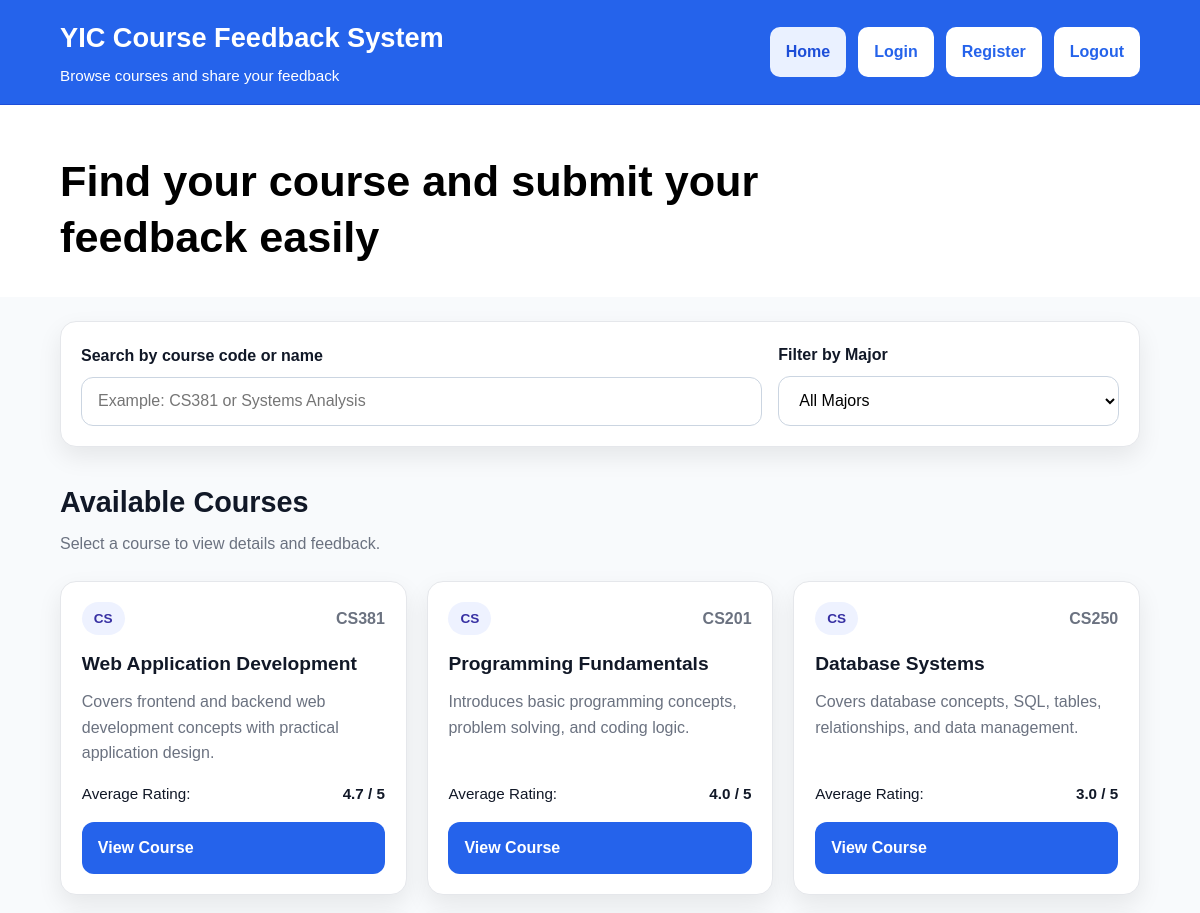
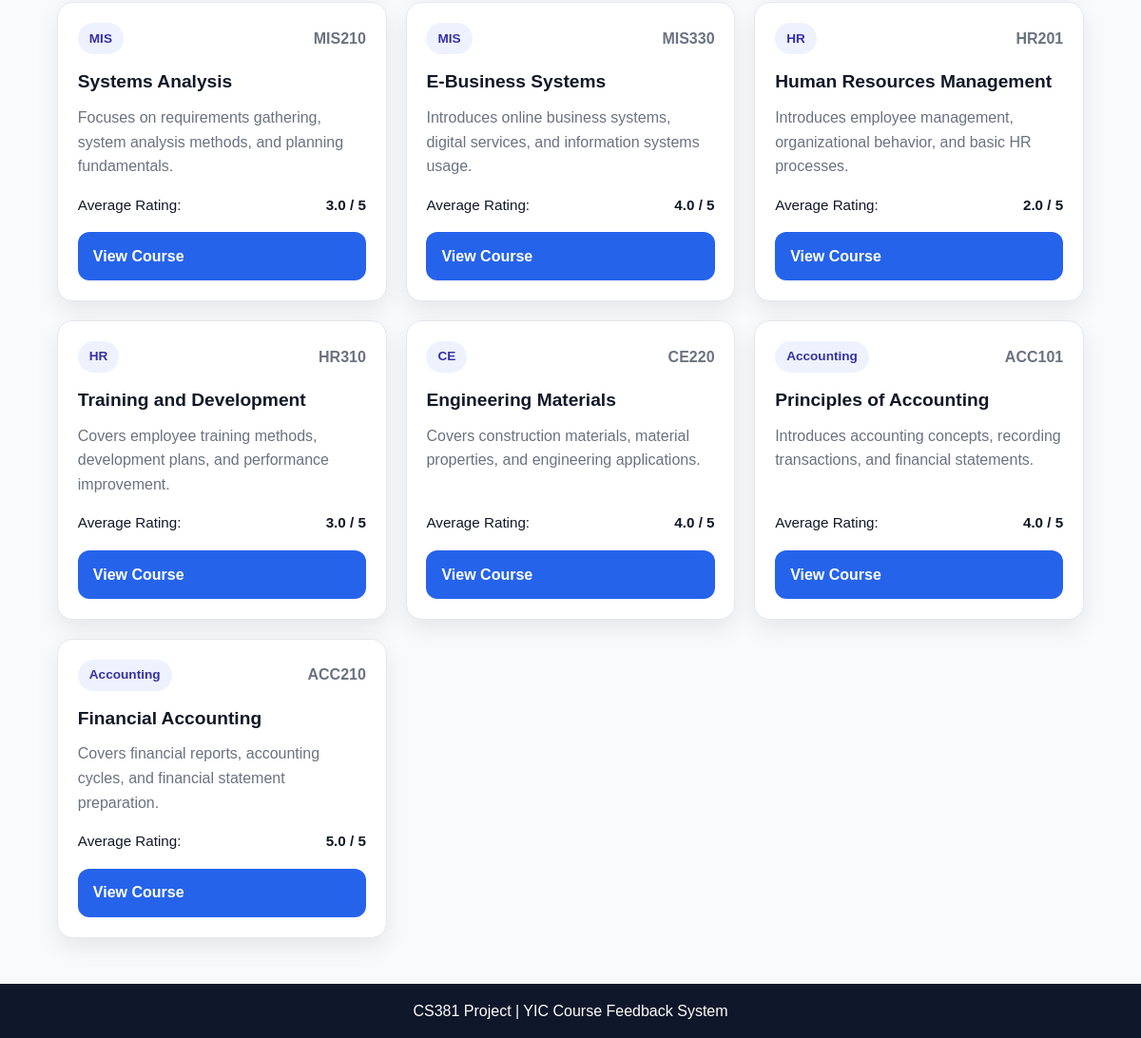
The page / on the database its author committed (2 pictures, top to bottom).
### tables this page shows
CREATE TABLE `courses` (
  `id` int(11) NOT NULL,
  `course_code` varchar(20) NOT NULL,
  `course_name` varchar(100) NOT NULL,
  `major` varchar(50) NOT NULL,
  `description` text NOT NULL
);

### index.php (the view, shortened to what this page needs)
<?php
require_once "includes/db.php";
$stmt = $pdo->query("
    SELECT
        courses.*,
        AVG(feedback.rating) AS average_rating
    FROM courses
    LEFT JOIN feedback ON courses.id = feedback.course_id
    GROUP BY courses.id
    ORDER BY courses.id ASC
");
$courses = $stmt->fetchAll();
?>
<!DOCTYPE html>
<html lang="en">
<head>
  <link rel="stylesheet" href="css/style.css">
</head>
<body>
  <header class="site-header">
    <div class="container header-content">
      <div class="brand">
        <h1>YIC Course Feedback System</h1>
        <p>Browse courses and share your feedback</p>
      </div>
      <nav class="main-nav">
        <a href="index.php" class="active">Home</a>
        <a href="login.php">Login</a>
        <a href="register.php" class="register-btn">Register</a>
        <a href="logout.php">Logout</a>
      </nav>
    </div>
  </header>
  <main>
    <section class="hero">
      <div class="container hero-content">
        <div class="hero-text">
          <h2>Find your course and submit your feedback easily</h2>
        </div>
      </div>
    </section>
    <section class="filters-section">
      <div class="container">
        <div class="filters-box">
          <div class="form-group">
            <label for="searchInput">Search by course code or name</label>
            <input type="search" id="searchInput" placeholder="Example: CS381 or Systems Analysis">
          </div>
          <div class="form-group">
            <label for="majorFilter">Filter by Major</label>
            <select id="majorFilter">
              <option value="all">All Majors</option>
            </select>
          </div>
        </div>
      </div>
    </section>
    <section class="courses-section" id="courses">
      <div class="container">
        <div class="section-heading">
          <h2>Available Courses</h2>
          <p>Select a course to view details and feedback.</p>
        </div>
        <div class="courses-grid">
          <?php foreach ($courses as $course): ?>
            <article class="course-card" data-major="<?php echo strtolower($course['major']); ?>">
              <div class="course-top">
                <span class="course-major"><?php echo htmlspecialchars($course['major']); ?></span>
                <span class="course-code"><?php echo htmlspecialchars($course['course_code']); ?></span>
              </div>
              <h3><?php echo htmlspecialchars($course['course_name']); ?></h3>
              <p><?php echo htmlspecialchars($course['description']); ?></p>
              <div class="course-meta">
                <span>Average Rating:</span>
                <strong>
                  <?php
                    if ($course['average_rating']) {
                        echo number_format($course['average_rating'], 1) . " / 5";
                    } else {
                        echo "Not rated yet";
                    }
                  ?>
                </strong>
              </div>
              <a href="course-details.php?id=<?php echo $course['id']; ?>" class="btn btn-primary">View Course</a>
            </article>
          <?php endforeach; ?>
        </div>
      </div>
    </section>
  </main>
  <footer class="site-footer">
    <div class="container">
      <p>CS381 Project | YIC Course Feedback System</p>
    </div>
  </footer>
</body>
</html>

### css/style.css (style rules this page uses)
*, *::before, *::after { box-sizing: border-box; }
:root { --primary-color: #2563eb; --primary-dark: #1d4ed8; --text-color: #111827; --muted-color: #6b7280; --background-color: #f8fafc; --white-color: #ffffff; --border-color: #e5e7eb; --soft-indigo: #eef2ff; --shadow: 0 10px 25px rgba(0, 0, 0, 0.08); --radius: 16px; }
body { margin: 0; font-family: Arial, sans-serif; background-color: var(--background-color); color: var(--text-color); line-height: 1.6; }
a { text-decoration: none; }
.container { width: 90%; max-width: 1150px; margin: 0 auto; }
.site-header { background-color: var(--primary-color); border-bottom: 1px solid var(--primary-dark); position: sticky; top: 0; z-index: 100; }
.header-content { min-height: 80px; display: flex; flex-direction: column; justify-content: center; gap: 1rem; padding: 1rem 0; }
.brand h1 { margin: 0; font-size: 1.7rem; color: var(--white-color); }
.brand p { margin: 0.25rem 0 0; color: var(--white-color); font-size: 0.95rem; }
.main-nav { display: flex; flex-wrap: wrap; gap: 0.75rem; }
.main-nav a { background-color: var(--white-color); color: var(--primary-color); padding: 0.75rem 1rem; border-radius: 10px; font-weight: 600; transition: 0.3s ease; }
.main-nav a:hover, .main-nav a.active { background-color: #eaf1ff; color: var(--primary-dark); }
.main-nav .register-btn { background-color: var(--white-color); color: var(--primary-color); }
.hero { padding: 3rem 0 2rem; background-color: #ffffff; }
.hero-content { max-width: 1150px; margin: 0 auto; }
.hero-text { text-align: left; }
.hero-text h2 { margin: 0; font-size: 2.4rem; line-height: 1.3; color: #000000; max-width: 700px; }
.filters-section { margin-top: 1.5rem; margin-bottom: 2rem; }
.filters-box { background-color: var(--white-color); border: 1px solid var(--border-color); border-radius: var(--radius); box-shadow: var(--shadow); padding: 1.25rem; display: grid; grid-template-columns: 1fr; gap: 1rem; }
.form-group { display: flex; flex-direction: column; }
.form-group label { margin-bottom: 0.5rem; font-weight: bold; }
.form-group input, .form-group select, .form-layout input, .form-layout select, .form-layout textarea { padding: 0.9rem 1rem; border: 1px solid #cbd5e1; border-radius: 12px; font-size: 1rem; background-color: var(--white-color); font-family: Arial, sans-serif; }
.courses-section, .page-section { padding-bottom: 3rem; }
.section-heading { margin-bottom: 1.5rem; }
.section-heading h2 { margin: 0 0 0.4rem; font-size: 1.8rem; }
.section-heading p { margin: 0; color: var(--muted-color); }
.courses-grid { display: grid; grid-template-columns: 1fr; gap: 1.25rem; }
.course-card { background-color: var(--white-color); border: 1px solid var(--border-color); border-radius: var(--radius); box-shadow: var(--shadow); padding: 1.3rem; display: flex; flex-direction: column; transition: 0.3s ease; }
.course-top { display: flex; justify-content: space-between; align-items: center; gap: 1rem; margin-bottom: 1rem; }
.course-major { background-color: var(--soft-indigo); color: #3730a3; padding: 0.35rem 0.75rem; border-radius: 999px; font-size: 0.85rem; font-weight: 600; }
.course-code { color: var(--muted-color); font-weight: bold; }
.course-card h3 { margin: 0 0 0.75rem; font-size: 1.2rem; line-height: 1.35; }
.course-card p { margin: 0 0 1rem; color: var(--muted-color); flex-grow: 1; }
.course-meta { display: flex; justify-content: space-between; align-items: center; margin-bottom: 1rem; font-size: 0.95rem; }
.btn { display: inline-block; padding: 0.8rem 1rem; border-radius: 12px; font-weight: bold; transition: 0.3s ease; border: none; cursor: pointer; }
.btn-primary { background-color: var(--primary-color); color: var(--white-color); }
.site-footer { background-color: #0f172a; color: var(--white-color); text-align: center; padding: 1rem 0; }
.site-footer p { margin: 0; }
@media (min-width: 768px) { .header-content { flex-direction: row; justify-content: space-between; align-items: center; } }
@media (min-width: 768px) { .filters-box { grid-template-columns: 2fr 1fr; align-items: end; } }
@media (min-width: 768px) { .courses-grid { grid-template-columns: repeat(2, 1fr); } }
@media (min-width: 1024px) { .hero-text h2 { font-size: 2.7rem; } }
@media (min-width: 1024px) { .courses-grid { grid-template-columns: repeat(3, 1fr); } }

### rows shown on the page
courses: major "CS", course_code "CS381", course_name "Web Application Development", description "Covers frontend and backend web development concepts with practical application design.", average_rating "4.7"
courses: major "CS", course_code "CS201", course_name "Programming Fundamentals", description "Introduces basic programming concepts, problem solving, and coding logic.", average_rating "4.0"
courses: major "CS", course_code "CS250", course_name "Database Systems", description "Covers database concepts, SQL, tables, relationships, and data management.", average_rating "3.0"
courses: major "MIS", course_code "MIS210", course_name "Systems Analysis", description "Focuses on requirements gathering, system analysis methods, and planning fundamentals.", average_rating "3.0"
courses: major "MIS", course_code "MIS330", course_name "E-Business Systems", description "Introduces online business systems, digital services, and information systems usage.", average_rating "4.0"
courses: major "HR", course_code "HR201", course_name "Human Resources Management", description "Introduces employee management, organizational behavior, and basic HR processes.", average_rating "2.0"
courses: major "HR", course_code "HR310", course_name "Training and Development", description "Covers employee training methods, development plans, and performance improvement.", average_rating "3.0"
courses: major "CE", course_code "CE220", course_name "Engineering Materials", description "Covers construction materials, material properties, and engineering applications.", average_rating "4.0"
courses: major "Accounting", course_code "ACC101", course_name "Principles of Accounting", description "Introduces accounting concepts, recording transactions, and financial statements.", average_rating "4.0"
courses: major "Accounting", course_code "ACC210", course_name "Financial Accounting", description "Covers financial reports, accounting cycles, and financial statement preparation.", average_rating "5.0"
